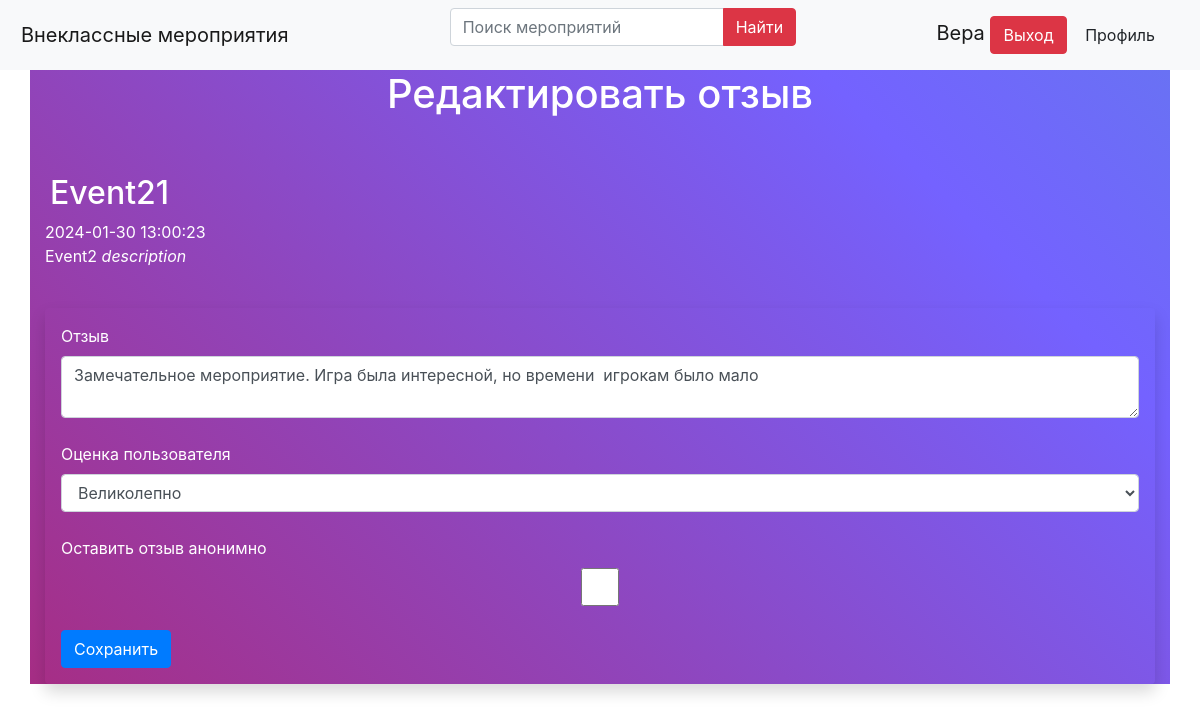
Page /feedbacks/edit/29 (signed in) on the committed database.
### data/users.py (models this page shows, shortened)
class User(SqlAlchemyBase, UserMixin):
    __tablename__ = 'users'
    id = db.Column(db.Integer, primary_key=True, autoincrement=True)
    name = db.Column(db.VARCHAR, nullable=True)
    email = db.Column(db.VARCHAR, index=True, unique=True, nullable=True)
    last_name = db.Column(db.VARCHAR, nullable=True)
    fathers_name = db.Column(db.VARCHAR, nullable=True)
    occupation = db.Column(db.VARCHAR, nullable=True)
    school_num = db.Column(db.VARCHAR, nullable=True)
    class_num = db.Column(db.VARCHAR, nullable=True)
    city = db.Column(db.VARCHAR, nullable=True)
    about = db.Column(db.VARCHAR, nullable=True)
    hashed_password = db.Column(db.VARCHAR, nullable=True)
    created_date = db.Column(db.DateTime, default=datetime.datetime.now)
    is_active = db.Column(db.CHAR, nullable=True)
    profile_picture = db.Column(db.VARCHAR, nullable=True)
    events = orm.relationship("Events", backref='event_poster')
    feedbacks = orm.relationship("Feedbacks", backref='feedback_poster')

### data/events.py (models this page shows)
class Events(SqlAlchemyBase):
    __tablename__ = 'events'
    id = db.Column(db.Integer, primary_key=True, autoincrement=True)
    title = db.Column(db.VARCHAR, nullable=False)
    description = db.Column(db.VARCHAR, nullable=False)
    event_picture = db.Column(db.VARCHAR, nullable=True)
    event_date_time = db.Column(db.DateTime, default=datetime.datetime.now)
    created_date = db.Column(db.DateTime, default=datetime.datetime.now)
    poster_id = db.Column(db.Integer, db.ForeignKey("users.id"))
    category_id = db.Column(db.Integer, db.ForeignKey("categories.id"))
    feedbacks = orm.relationship("Feedbacks", backref='event')

### data/feedbacks.py (models this page shows)
class Feedbacks(SqlAlchemyBase):
    __tablename__ = 'feedbacks'
    id = db.Column(db.Integer, primary_key=True, autoincrement=True)
    feedback = db.Column(db.VARCHAR, nullable=False)
    user_score = db.Column(db.VARCHAR, nullable=True)
    sentiment_score = db.Column(db.Integer, nullable=True)
    created_date = db.Column(db.DateTime, default=datetime.datetime.now)
    is_anonymous = db.Column(db.Boolean, default=False)
    poster_id = db.Column(db.Integer, db.ForeignKey("users.id"))
    event_id = db.Column(db.Integer, db.ForeignKey("events.id"))

### main.py (the view, shortened to what this page needs)
@app.route('/feedbacks/edit/<int:id>', methods=['GET', 'POST'])
def edit_feedback(id):
    form = FeedbackForm()
    db_sess = db_session.create_session()
    feedback = db_sess.query(Feedbacks).filter(Feedbacks.id == id).first()
    if id == feedback.poster_id or current_user.id == 1:
        form.feedback.data = feedback.feedback
        form.user_score.data = feedback.user_score
        form.is_anonymous.data = feedback.is_anonymous
    else:
        flash("Нельзя редактировать отзывы других пользователей")
    return render_template("edit_feedback.html", form=form, event=feedback.event)

### forms/feedback.py
class FeedbackForm(FlaskForm):
    feedback = TextAreaField("Отзыв", validators=[DataRequired()])
    user_score = SelectField("Оценка пользователя", choices=[(2, 'Нормально'), (3, 'Неплохо'), (4, 'Хорошо'), (5, 'Великолепно')])
    is_anonymous = BooleanField("Оставить отзыв анонимно")
    submit = SubmitField('Сохранить')

### forms/event.py
class SearchForm(FlaskForm):
    searched = StringField('Поиск мероприятий')
    submit = SubmitField('Найти')

### data/db_session.py (called while the page is built)
def create_session() -> Session:
    global __factory
    return __factory()

### main.py (called while the page is built)
@login_manager.user_loader
def load_user(user_id):
    db_sess = db_session.create_session()
    return db_sess.query(User).get(user_id)

@app.context_processor
def base():
    form = SearchForm()
    return dict(form=form)

### templates/edit_feedback.html (shortened to what this page needs)
{% extends "base.html" %}
{% block content %}
{% if current_user.is_authenticated %}
	<h1 style="color: white;">Редактировать отзыв</h1>
	<br/>
<h2><a href="{{ url_for('event', id=event.id)}}">{{ event.title }}</a></h2>
<div style="color: white;">
	{{ event.event_date_time }}
	{{ event.description|safe }}
</div>
	<div class="shadow p-3 mb-5 bg-body rounded">
		<form action="" method="POST" style="color: white;">
			{{ form.feedback.label(class="form-label") }}
			{{ form.feedback(class="form-control") }}
			<br/>
			{{ form.user_score.label(class="form-label") }}
			{{ form.user_score(class="form-control") }}
			<br/>
			{{ form.is_anonymous.label(class="form-label") }}
			{{ form.is_anonymous(class="form-control") }}
			<br/>
			{{ form.submit(class="btn btn-primary") }}
		</form>
	</div>
{% else %}
	<h2> Для редактирования отзыва необходимо войти в систему...</h2>
	<a href="{{ url_for('login') }}">Вход в систему</a>
{% endif %}
{% endblock %}

### templates/base.html (shortened to what this page needs)
<!doctype html>
<html lang="en">
<head>
    <link rel="stylesheet"
          href="https://stackpath.bootstrapcdn.com/bootstrap/4.4.1/css/bootstrap.min.css"
>
    <link rel="stylesheet" type="text/css" href="{{url_for('static', filename='css/style.css')}}" />
    <link rel="stylesheet" type="text/css" href="{{url_for('static', filename='css/style_maps.css')}}" />
    <link rel="stylesheet" type="text/css" href="{{url_for('static', filename='css/style_def.css')}}" />
    <link rel="stylesheet" type="text/css" href="{{url_for('static', filename='css/info.css')}}" />
</head>
<body>
<header>
    <nav class="navbar navbar-light bg-light">
        <a class="navbar-brand" href="/">Внеклассные мероприятия</a>
        <form method="post" action="{{ url_for('events') }}">
            <div class="input-group mb-3">
                <input type="text" class="form-control" placeholder="Поиск мероприятий" name="searched">
                <div class="input-group-append">
                    <button class="btn btn-danger" type="submit">Найти</button>
                </div>
            </div>
        </form>
        <div class="navbar-brand">
        {% if current_user.is_authenticated %}
                {{ current_user.name }}
                <a class="btn btn-danger" href="/logout" >Выход</a>
                <a class="btn" href="/profile" >Профиль</a>
        {% else %}
                <a class="btn btn-primary" href="/register">Зарегистрироваться</a>
                <a class="btn btn-success" href="/login">Войти</a>
        {% endif %}
        </div>
    </nav>
</header>
<main role="main" class="container">
    {% block content %}{% endblock %}
</main>
</body>
</html>

### static/css/style.css (style rules this page uses)
.container { height: 100%; width: 100%; background: linear-gradient(45deg, #d2001a, #7462ff, #23d5ab); background-size: 300% 300%; animation: color 12s ease-in-out infinite; }
a { color: #FFF; }

### static/css/style_maps.css (style rules this page uses)
a { text-align: center; padding: 5px; }
h1 { text-align: center; }

### static/css/style_def.css (style rules this page uses)
* { margin: 0; }

### rows in the picture
User: name "Вера"
Events: title "Event21", event_date_time "2024-01-30 13:00:23", description "Event2 description"
Feedbacks: feedback "Замечательное мероприятие. Игра была интересной, но времени игрокам было мало", user_score "Великолепно"
